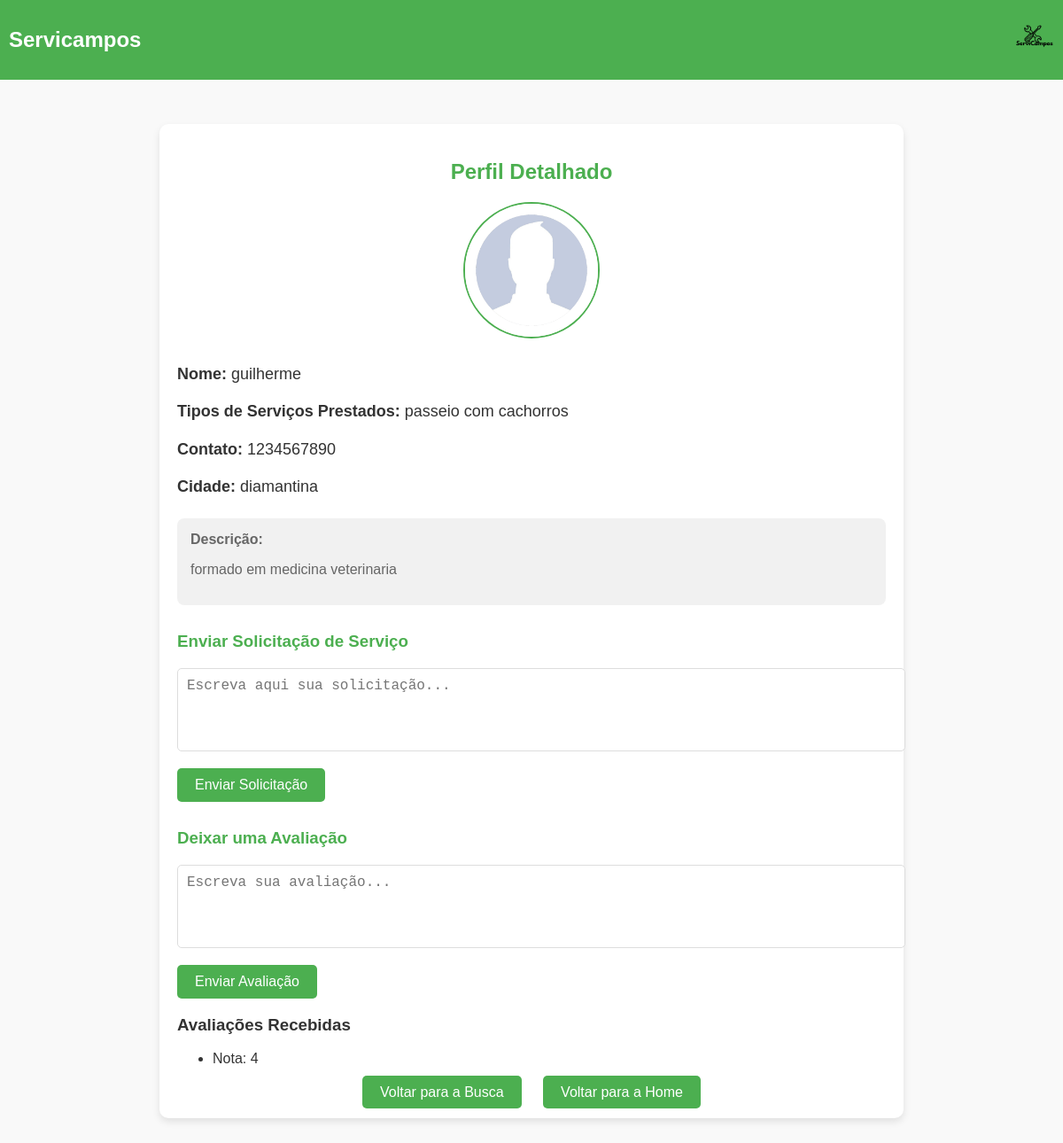
/usuarios/perfil/4/, run on the app's committed database.
### usuarios/models.py (models this page shows, shortened)
class Perfil(models.Model):
    user = models.OneToOneField(User, on_delete=models.CASCADE)
    cidade = models.CharField(max_length=100)
    funcao = models.CharField(max_length=100)
    contato = models.CharField(max_length=100)
    foto = models.ImageField(upload_to='fotos_perfil/', default='fotos_perfil/default.png')
    descricao = models.TextField(max_length=500, blank=True)

### usuarios/views.py (the view)
# urls.py: path('perfil/<int:perfil_id>/', views.perfil_detalhado, name='perfil_detalhado'),  # Rota para perfil detalhado
def perfil_detalhado(request, perfil_id):
    perfil = get_object_or_404(Perfil, id=perfil_id)  # Busca o perfil pelo ID ou retorna 404
    avaliacoes_recebidas = Avaliacao.objects.filter(prestador=perfil.user).order_by('-data_avaliacao')
    if request.method == 'POST':
        form = SolicitacaoServicoForm(request.POST)
        if form.is_valid():
            solicitacao = form.save(commit=False)
            solicitacao.cliente = request.user
            solicitacao.prestador = perfil.user
            solicitacao.save()
            return redirect('perfil_detalhado', perfil_id=perfil.id)
    else:
        form = SolicitacaoServicoForm()
    notas = avaliacoes_recebidas.values_list('nota', flat=True)
    return render(request, 'usuarios/perfil_detalhado.html', {
        'perfil': perfil,
        'form': form,
        'notas': notas,  # Passa as notas para o template
    })

### usuarios/forms.py
class SolicitacaoServicoForm(forms.ModelForm):
    class Meta:
        model = SolicitacaoServico
        fields = ['mensagem']
        labels = {
            'mensagem': 'Mensagem para o prestador de serviço',
        }
        widgets = {
            'mensagem': forms.Textarea(attrs={
                'class': 'form-control',
                'placeholder': 'Escreva sua solicitação para o prestador de serviço',
                'rows': 4,
                'style': 'resize: none;',
            }),
        }

### usuarios/templates/usuarios/perfil_detalhado.html (shortened to what this page needs)
{% load static %}
<!DOCTYPE html>
<html lang="en">
<head>
</head>
<body>
    <header>
        <h1>Servicampos</h1>
        <img src="logo.png" alt="Logo do Servicampos">
    </header>
    <main>
        <h2>Perfil Detalhado</h2>
        <div class="profile-image">
            <img src="{{ perfil.foto.url }}" alt="Foto de Perfil">
        </div>
        <div class="profile-details">
            <p><strong>Nome:</strong> {{ perfil.user.username }}</p>
            <p><strong>Tipos de Serviços Prestados:</strong> {{ perfil.funcao }}</p>
            <p><strong>Contato:</strong> {{ perfil.contato }}</p>
            <p><strong>Cidade:</strong> {{ perfil.cidade }}</p>
        </div>
        <div class="profile-description">
            <strong>Descrição:</strong>
            <p>{{ perfil.descricao }}</p>
        </div>
        <div class="form-section">
            <h3>Enviar Solicitação de Serviço</h3>
            <form method="POST" action="{% url 'enviar_solicitacao' perfil.id %}">
                <textarea name="mensagem" rows="4" placeholder="Escreva aqui sua solicitação..." required></textarea>
                <button type="submit">Enviar Solicitação</button>
            </form>
        </div>
        <div class="form-section">
            <h3>Deixar uma Avaliação</h3>
            <form method="POST" action="{% url 'deixar_avaliacao' perfil.id %}">
                <textarea name="avaliacao" rows="4" placeholder="Escreva sua avaliação..." required></textarea>
                <button type="submit">Enviar Avaliação</button>
            </form>
        </div>
        <div class="avaliacoes-recebidas">
            <h3>Avaliações Recebidas</h3>
            {% if notas %}
                <ul>
                    {% for nota in notas %}
                        <li>Nota: {{ nota }}</li>
                    {% endfor %}
                </ul>
            {% else %}
                <p>Este prestador ainda não recebeu avaliações.</p>
            {% endif %}
        </div>
        <div class="actions">
            <a href="{% url 'buscar_usuarios' %}">Voltar para a Busca</a>
            <a href="{% url 'usuarios_home' %}">Voltar para a Home</a>
        </div>
    </main>
</body>
</html>

### usuarios/templates/usuarios/perfil_detalhado.html (style rules this page uses)
body { font-family: Arial, sans-serif; margin: 0; padding: 0; background-color: #f9f9f9; color: #333; }
header { background-color: #4CAF50; color: white; padding: 20px 10px; display: flex; align-items: center; justify-content: space-between; }
header h1 { margin: 0; font-size: 24px; }
header img { height: 50px; }
main { padding: 20px; max-width: 800px; margin: 50px auto; background-color: white; border-radius: 10px; box-shadow: 0 4px 8px rgba(0, 0, 0, 0.1); }
h2 { text-align: center; color: #4CAF50; }
.profile-image { text-align: center; margin-bottom: 20px; }
.profile-image img { width: 150px; height: 150px; border-radius: 50%; object-fit: cover; border: 2px solid #4CAF50; }
.profile-details { margin-top: 20px; line-height: 1.8; }
.profile-details p { margin: 10px 0; font-size: 18px; }
.profile-details strong { color: #333; }
.profile-description { margin-top: 20px; font-size: 16px; color: #666; background-color: #f1f1f1; padding: 15px; border-radius: 8px; }
.form-section { margin-top: 30px; }
.form-section h3 { color: #4CAF50; }
.form-section form textarea { width: 100%; padding: 10px; font-size: 16px; border: 1px solid #ddd; border-radius: 5px; resize: none; margin-bottom: 15px; }
.form-section form button { padding: 10px 20px; background-color: #4CAF50; color: white; border: none; border-radius: 5px; font-size: 16px; cursor: pointer; }
.actions { text-align: center; margin-top: 20px; }
.actions a { padding: 10px 20px; margin: 0 10px; background-color: #4CAF50; color: white; text-decoration: none; border-radius: 5px; font-size: 16px; }

### data on the page
Perfil: foto (placeholder picture), user.username "guilherme", funcao "passeio com cachorros", contato "1234567890", cidade "diamantina", descricao "formado em medicina veterinaria"

### other printed values
{{ nota }} "4"
